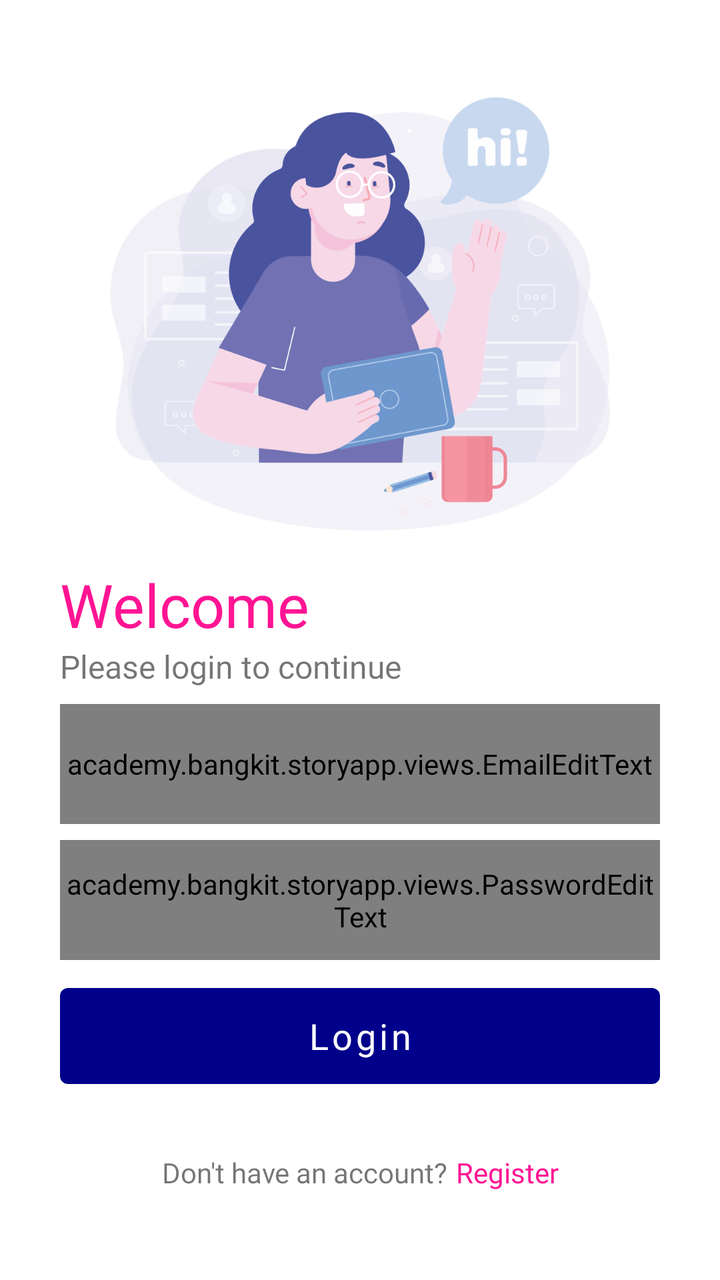
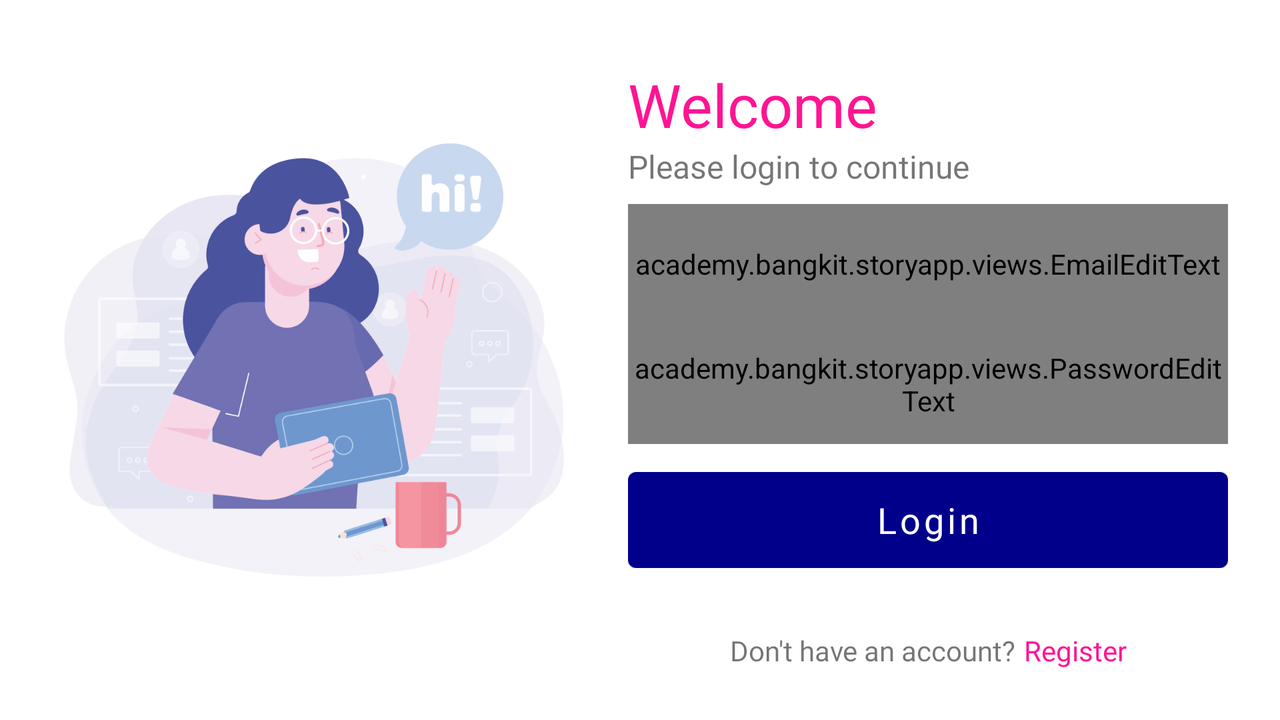

An Android layout and its configuration variant, each rendered on a device that would load it. The default file and the variant file are quoted in full after the pictures.
<!-- AndroidManifest.xml: application theme Theme.StoryApp -->
<!-- res/layout/fragment_login.xml -->
<?xml version="1.0" encoding="utf-8"?>
<ScrollView xmlns:android="http://schemas.android.com/apk/res/android"
    xmlns:app="http://schemas.android.com/apk/res-auto"
    xmlns:tools="http://schemas.android.com/tools"
    android:layout_width="match_parent"
    android:layout_height="match_parent"
    android:fillViewport="true"
    tools:context=".ui.auth.login.LoginFragment">

    <androidx.constraintlayout.widget.ConstraintLayout
        android:layout_width="match_parent"
        android:layout_height="wrap_content"
        android:padding="16dp">

        <ImageView
            android:id="@+id/img_welcome_illustration"
            android:layout_width="250dp"
            android:layout_height="250dp"
            android:layout_marginTop="16dp"
            android:contentDescription="@string/welcome"
            android:src="@drawable/welcome_illustration"
            app:layout_constraintEnd_toEndOf="parent"
            app:layout_constraintStart_toStartOf="parent"
            app:layout_constraintTop_toTopOf="parent" />

        <TextView
            android:id="@+id/tv_welcome"
            style="@style/Text.Title.Auth"
            android:fontFamily="@font/opensans_semibold"
            android:text="@string/welcome"
            app:layout_constraintStart_toStartOf="@id/til_login_email"
            app:layout_constraintTop_toBottomOf="@id/img_welcome_illustration" />

        <TextView
            android:id="@+id/tv_login"
            style="@style/Text.Content"
            android:text="@string/please_login"
            android:textSize="16sp"
            app:layout_constraintStart_toStartOf="@id/til_login_email"
            app:layout_constraintTop_toBottomOf="@id/tv_welcome" />

        <com.google.android.material.textfield.TextInputLayout
            android:id="@+id/til_login_email"
            style="@style/TextInputLayout"
            android:layout_marginTop="8dp"
            app:layout_constraintEnd_toEndOf="parent"
            app:layout_constraintStart_toStartOf="parent"
            app:layout_constraintTop_toBottomOf="@id/tv_login">

            <academy.bangkit.storyapp.views.EmailEditText
                android:id="@+id/edt_login_email"
                style="@style/EditText" />
        </com.google.android.material.textfield.TextInputLayout>

        <com.google.android.material.textfield.TextInputLayout
            android:id="@+id/til_login_password"
            style="@style/TextInputLayout"
            android:layout_marginTop="8dp"
            app:layout_constraintStart_toStartOf="@id/til_login_email"
            app:layout_constraintTop_toBottomOf="@id/til_login_email">

            <academy.bangkit.storyapp.views.PasswordEditText
                android:id="@+id/edt_login_password"
                style="@style/EditText" />
        </com.google.android.material.textfield.TextInputLayout>

        <Button
            android:id="@+id/btn_login"
            style="@style/Button.Auth"
            android:layout_marginTop="8dp"
            android:text="@string/login"
            app:layout_constraintStart_toStartOf="@id/til_login_email"
            app:layout_constraintTop_toBottomOf="@id/til_login_password" />

        <LinearLayout
            android:layout_width="wrap_content"
            android:layout_height="wrap_content"
            android:orientation="horizontal"
            app:layout_constraintBottom_toBottomOf="parent"
            app:layout_constraintEnd_toEndOf="@id/btn_login"
            app:layout_constraintStart_toStartOf="@id/btn_login"
            app:layout_constraintTop_toBottomOf="@id/btn_login">

            <TextView
                android:id="@+id/tv_no_account"
                style="@style/Text.Content"
                android:text="@string/dont_have_account" />

            <TextView
                android:id="@+id/btn_to_register"
                style="@style/Text.Content"
                android:layout_marginStart="4dp"
                android:clickable="true"
                android:focusable="true"
                android:fontFamily="@font/opensans_medium"
                android:text="@string/register"
                android:textColor="@color/pink_500" />
        </LinearLayout>
    </androidx.constraintlayout.widget.ConstraintLayout>
</ScrollView>
<!-- resources referenced by this layout -->
<resources>
  <color name="pink_500">#ff1493</color>
  <!-- drawable welcome_illustration: png bitmap (drawable, 120621 bytes) -->
  <string name="dont_have_account">Don\'t have an account?</string>
  <string name="login">Login</string>
  <string name="please_login">Please login to continue</string>
  <string name="register">Register</string>
  <string name="welcome">Welcome</string>
  <style name="Button.Auth">
          <item name="android:layout_width">300dp</item>
          <item name="android:layout_height">60dp</item>
      </style>
  <style name="EditText">
          <item name="android:layout_width">match_parent</item>
          <item name="android:layout_height">match_parent</item>
          <item name="android:fontFamily">@font/opensans_regular</item>
      </style>
  <style name="Text.Content">
          <item name="android:fontFamily">@font/opensans_regular</item>
      </style>
  <style name="Text.Title.Auth">
          <item name="android:textSize">30sp</item>
          <item name="android:textColor">?colorSecondary</item>
      </style>
  <style name="TextInputLayout" parent="Widget.MaterialComponents.TextInputLayout.OutlinedBox">
          <item name="android:layout_width">300dp</item>
          <item name="android:layout_height">60dp</item>
      </style>
  <style name="Theme.StoryApp" parent="Theme.MaterialComponents.DayNight.NoActionBar">
          
          <item name="colorPrimary">@color/blue_500</item>
          <item name="colorPrimaryVariant">@color/blue_700</item>
          <item name="colorOnPrimary">@color/white</item>
          
          <item name="colorSecondary">@color/pink_500</item>
          <item name="colorSecondaryVariant">@color/pink_700</item>
          <item name="colorOnSecondary">@color/black</item>
          
          <item name="android:statusBarColor" tools:targetApi="l">?attr/colorPrimaryVariant</item>
          
      </style>
  <color name="blue_500">#00008b</color>
  <color name="blue_700">#00005d</color>
  <color name="white">#FFFFFFFF</color>
  <color name="pink_700">#c60065</color>
  <color name="black">#FF000000</color>
</resources>
<!-- res/layout-land/fragment_login.xml (the repository's variant of the layout above) -->
<!-- drawn on the phone turned sideways -->
<?xml version="1.0" encoding="utf-8"?>
<ScrollView xmlns:android="http://schemas.android.com/apk/res/android"
    xmlns:app="http://schemas.android.com/apk/res-auto"
    xmlns:tools="http://schemas.android.com/tools"
    android:layout_width="match_parent"
    android:layout_height="match_parent"
    android:fillViewport="true"
    tools:context=".ui.auth.login.LoginFragment">

    <androidx.constraintlayout.widget.ConstraintLayout
        android:layout_width="match_parent"
        android:layout_height="wrap_content"
        android:padding="16dp">

        <ImageView
            android:id="@+id/img_welcome_illustration"
            android:layout_width="250dp"
            android:layout_height="250dp"
            android:layout_margin="16dp"
            android:contentDescription="@string/welcome"
            android:src="@drawable/welcome_illustration"
            app:layout_constraintBottom_toBottomOf="parent"
            app:layout_constraintStart_toStartOf="parent"
            app:layout_constraintTop_toTopOf="parent" />

        <TextView
            android:id="@+id/tv_welcome"
            style="@style/Text.Title.Auth"
            android:layout_marginTop="16dp"
            android:fontFamily="@font/opensans_semibold"
            android:text="@string/welcome"
            app:layout_constraintStart_toStartOf="@id/til_login_email"
            app:layout_constraintTop_toTopOf="parent" />

        <TextView
            android:id="@+id/tv_login"
            style="@style/Text.Content"
            android:text="@string/please_login"
            android:textSize="16sp"
            app:layout_constraintStart_toStartOf="@id/til_login_email"
            app:layout_constraintTop_toBottomOf="@id/tv_welcome" />

        <com.google.android.material.textfield.TextInputLayout
            android:id="@+id/til_login_email"
            style="@style/TextInputLayout"
            android:layout_marginStart="32dp"
            android:layout_marginTop="8dp"
            app:layout_constraintStart_toEndOf="@id/img_welcome_illustration"
            app:layout_constraintTop_toBottomOf="@id/tv_login">

            <academy.bangkit.storyapp.views.EmailEditText
                android:id="@+id/edt_login_email"
                style="@style/EditText" />
        </com.google.android.material.textfield.TextInputLayout>

        <com.google.android.material.textfield.TextInputLayout
            android:id="@+id/til_login_password"
            style="@style/TextInputLayout"
            app:layout_constraintStart_toStartOf="@id/til_login_email"
            app:layout_constraintTop_toBottomOf="@id/til_login_email">

            <academy.bangkit.storyapp.views.PasswordEditText
                android:id="@+id/edt_login_password"
                style="@style/EditText" />
        </com.google.android.material.textfield.TextInputLayout>

        <Button
            android:id="@+id/btn_login"
            style="@style/Button.Auth"
            android:layout_marginTop="8dp"
            android:text="@string/login"
            app:layout_constraintStart_toStartOf="@id/til_login_email"
            app:layout_constraintTop_toBottomOf="@id/til_login_password" />

        <LinearLayout
            android:layout_width="wrap_content"
            android:layout_height="wrap_content"
            android:orientation="horizontal"
            android:layout_marginTop="16dp"
            app:layout_constraintBottom_toBottomOf="parent"
            app:layout_constraintEnd_toEndOf="@id/btn_login"
            app:layout_constraintStart_toStartOf="@id/btn_login"
            app:layout_constraintTop_toBottomOf="@id/btn_login">

            <TextView
                android:id="@+id/tv_no_account"
                style="@style/Text.Content"
                android:text="@string/dont_have_account" />

            <TextView
                android:id="@+id/btn_to_register"
                style="@style/Text.Content"
                android:layout_marginStart="4dp"
                android:clickable="true"
                android:focusable="true"
                android:fontFamily="@font/opensans_medium"
                android:text="@string/register"
                android:textColor="@color/pink_500" />
        </LinearLayout>
    </androidx.constraintlayout.widget.ConstraintLayout>
</ScrollView>
